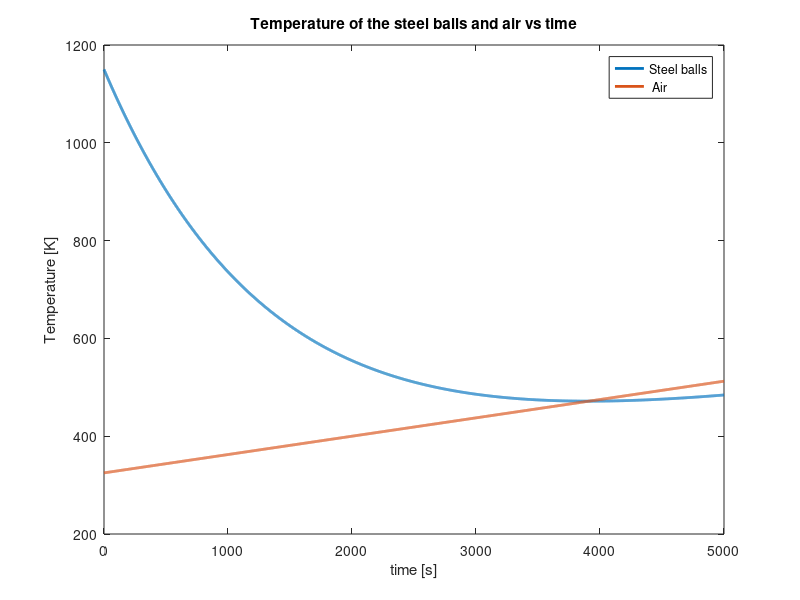

This figure's MATLAB source:
% Steel spheres with a diameter of 12 mm (conductivity = 40 W/m/K, density = 7800 kg/m³, and specific heat = 600 J/kg/K)
% are tempered by rapidly heating them to 1150 K and then cooling them slowly to a final temperature of 400 K
% in an environment with air, whose temperature T_air increases over time: T_air = 325 K + 0.0375 K/s × t,
% where t is the time elapsed since the beginning of the cooling process.
% Calculate numerically, using the implicit Euler scheme, the time evolution of the temperature of the spheres,
% assuming a heat transfer coefficient of 20 W/m²K and that the entire external surface of the spheres is in
% contact with the air.
% Perform a one-dimensional analysis to show the time evolution of the average temperature of the spheres and
% determine after how long it becomes equal to that of the air. Verify the obtained result using the forward Euler scheme.
% Finally, compare the obtained results with the zero-dimensional analysis conducted in Exercise 4 of Lab #7.

% Laib 9, exercise 5
% Simone Canevarolo
% S269893
% 30/12/2024

clear all
close all
clc

dd_tot = 12e-3; % m
dd = dd_tot/2;

kk = 40; % W/m/K
rovol = 7800; % kg/m^3
cp = 600; % J/kg/K

T0 = 1150; % K
Tend = 400; % K
hh = 20; % W/m^2/K

% Temperature of the air over time (t)
T_air = @(t) 325+0.0375*t;

dx = 1e-4; % m
xx = (0:dx:dd)';
Nx = length(xx);

dt = 1; % s
tt = (0:dt:5000);
Nt = length(tt);

Tm = T0*ones(Nx,1);
Tmedia = T0*ones(Nt,1);

aa = kk*dt/rovol/cp/dx^2;

% Solve the problem using BE method (implicit)

for ii = 2:Nt

    sub_diag = -aa*ones(Nx,1);
    main_diag = (1+2*aa)*ones(Nx,1);
    sup_diag = sub_diag;
    
    Band = [[sub_diag(2:end);0], main_diag, [0;sup_diag(1:end-1)]];
    
    AA = spdiags(Band,-1:1,Nx,Nx);
    
    bb = Tm;

    Taria = T_air(ii);
    
    AA(1,1) = kk/dx+hh;
    AA(1,2) = -kk/dx;
    bb(1) = hh*Taria;
    
    AA(end,end-1) = -1;
    AA(end,end) = 1;
    bb(end) = 0;
    
    TT = AA\bb;
    
    Tmedia(ii) = mean(TT);
    
    Tm = TT;

end

figure(1)
plot(tt,Tmedia,'LineWidth',2)
hold on
plot(tt,T_air(tt), 'LineWidth',2)
title('Temperature of the steel balls and air vs time')
xlabel('time [s]')
ylabel('Temperature [K]')
legend('Steel balls', ' Air', 'Location','best')
